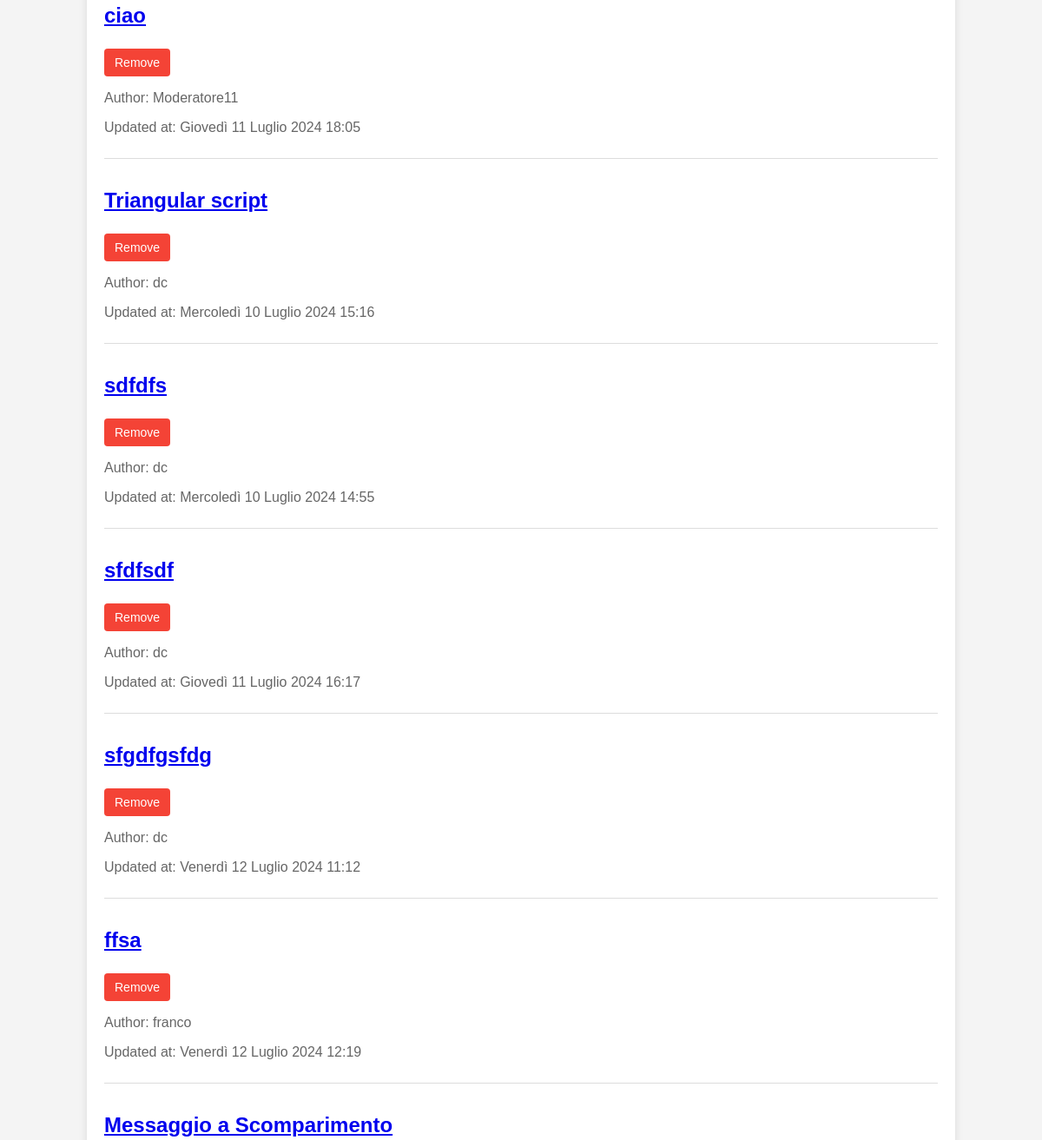
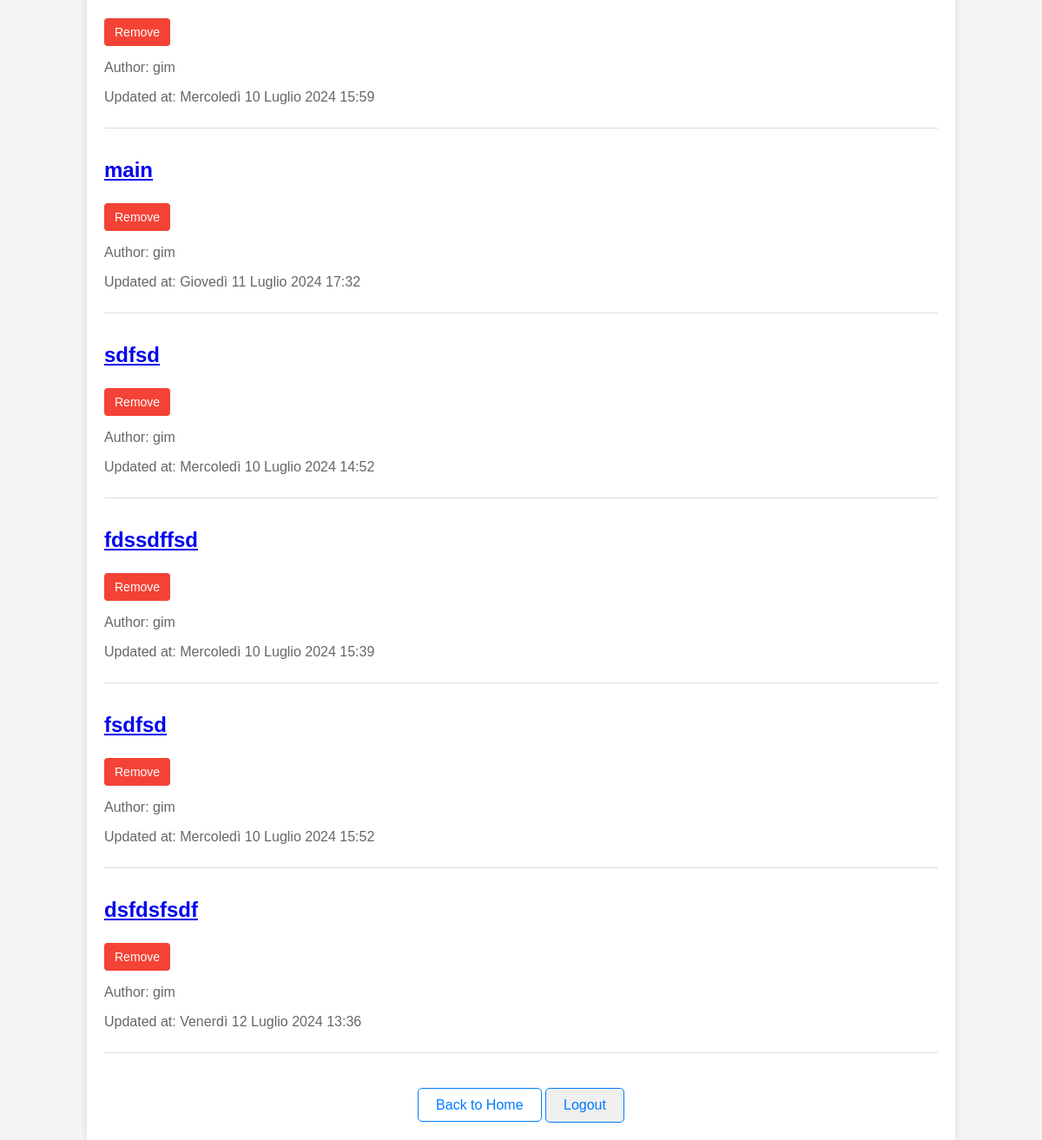
The app's page /accounts/profile/ (signed in, lower part), older data (2 pictures, top to bottom).
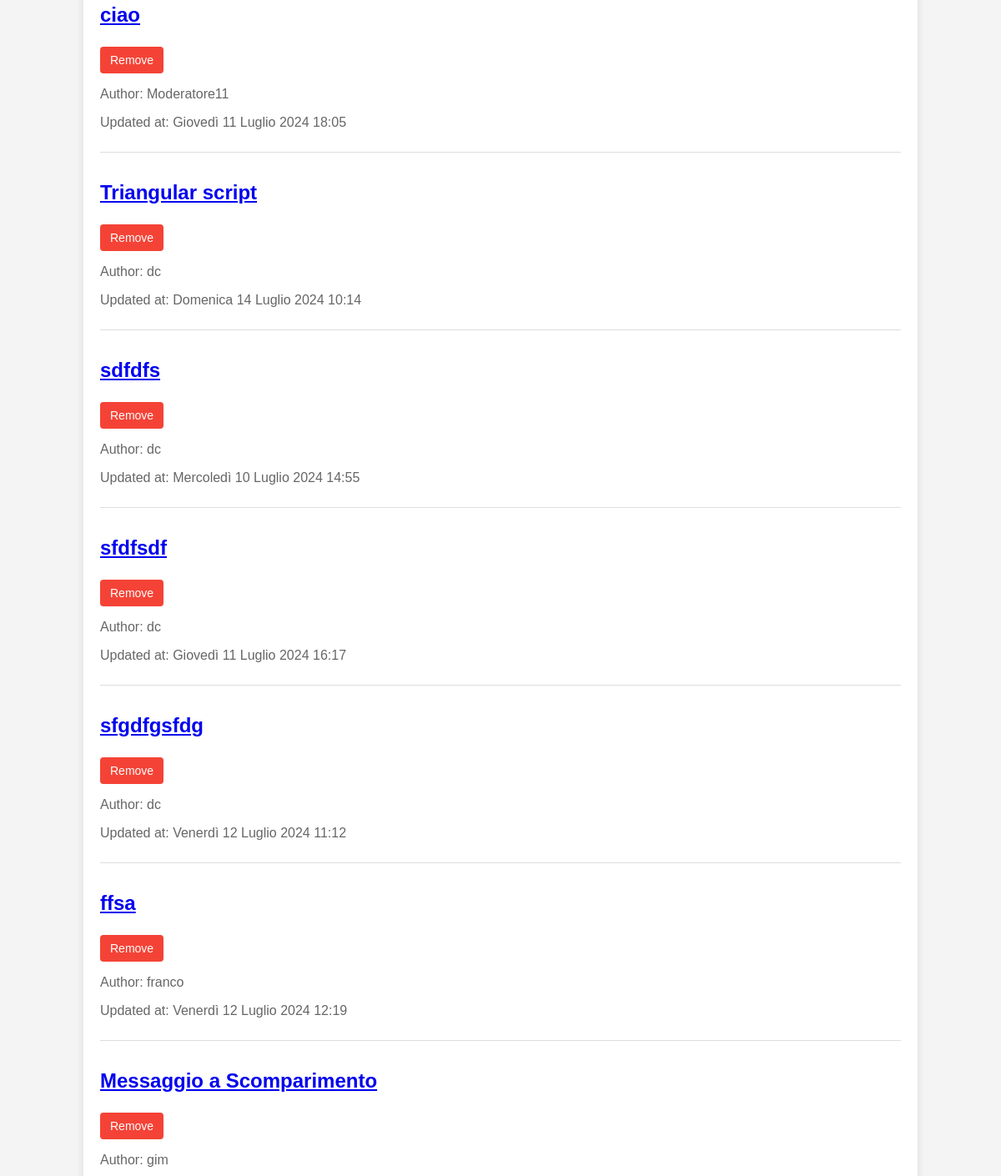
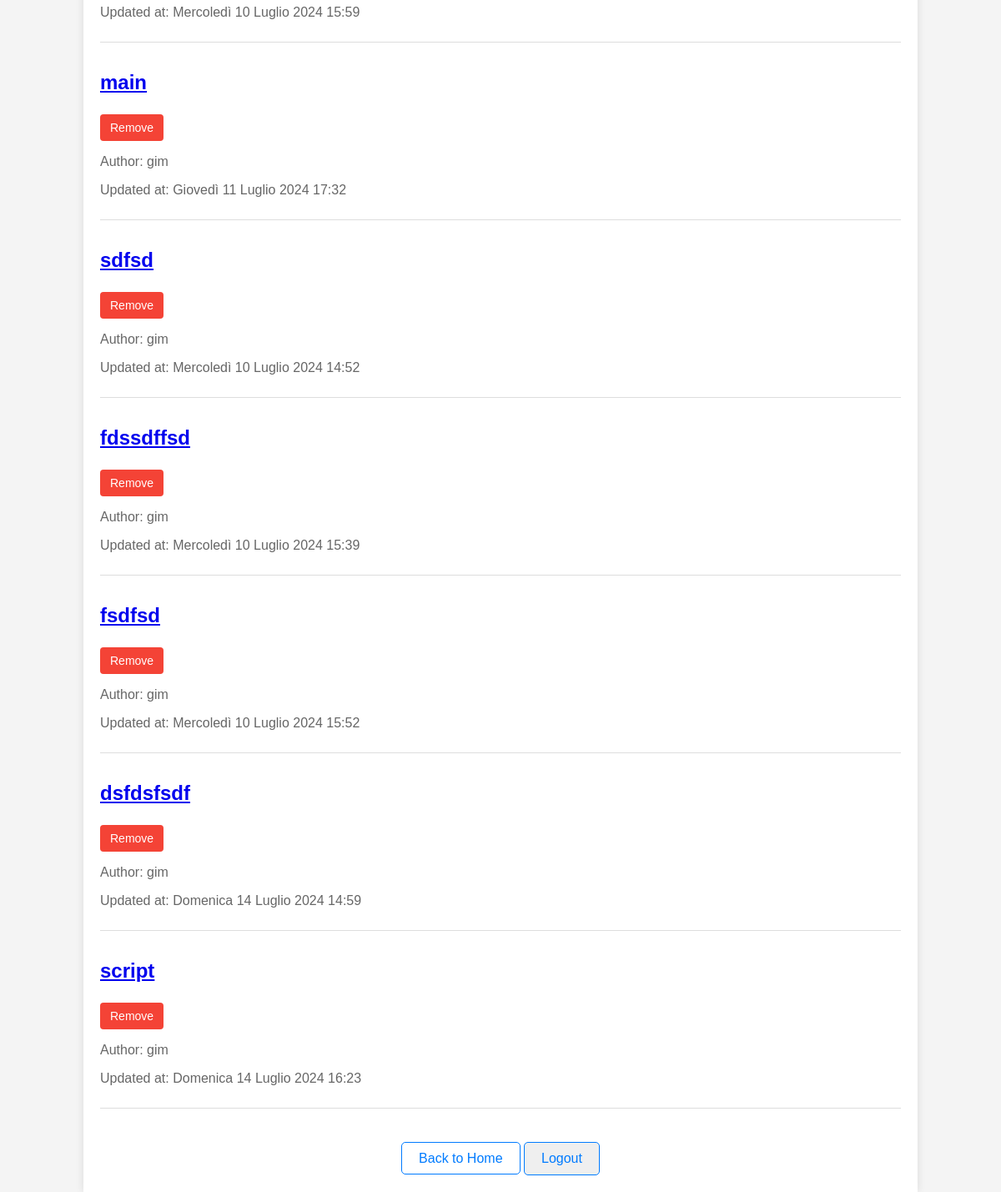
The same page, newer data (2 pictures, top to bottom).
### snippets/models.py (models this page shows, shortened)
class Snippet(models.Model):
    title = models.CharField(max_length=255)
    language = models.ForeignKey(Language, related_name='snippets', on_delete=models.CASCADE)
    author = models.ForeignKey(User, related_name='snippets', on_delete=models.CASCADE)
    description = models.TextField()
    description_html = models.TextField(editable=False)
    code = models.TextField()
    highlighted_code = models.TextField(editable=False)
    pub_date = models.DateTimeField(default=timezone.now, editable=False)
    update_date = models.DateTimeField(default=timezone.now, editable=False)
    tags = models.CharField(max_length=255, default='')
    class Meta:
        ordering = ['-pub_date']

### users/views/profile.py (the view)
# urls.py: path('profile/', profile_view, name='profile'),
@login_required
def profile_view(request):
    user = request.user
    if user.groups.filter(name='Moderator').exists():
        snippets = Snippet.objects.all().order_by('author__username')
        return render(request, 'users/templates/profile/moderator_profile.html', {'user': user, 'snippets': snippets})
    else:
        snippets = Snippet.objects.filter(author=user)
        return render(request, 'users/templates/profile/normal_profile.html', {'user': user, 'snippets': snippets})

### users/templates/profile/moderator_profile.html (shortened to what this page needs)
{% extends "tatum24/templates/base.html" %}
{% load static %}
{% block css %}
    <link rel="stylesheet" href="{% static 'css/profile.css' %}">
{% endblock %}
{% block content %}
    <div class="container">
        <main>
            {% if snippets %}
                <ul class="snippet-list">
                    {% for snippet in snippets %}
                        <li>
                            <h3><a href="{% url 'snippet_detail' snippet.pk %}">{{ snippet.title }}</a></h3>
                            {% if user.is_authenticated %}
                                <form action="{% url 'snippet_remove' snippet.pk %}" method="post"
                                      class="confirm-delete">
                                    <button type="button" class="remove-button"
                                            onclick="confirmDelete('{{ snippet.pk }}')">Remove
                                    </button>
                                </form>
                            {% endif %}
                            <p class="meta">Author: {{ snippet.author }}</p>
                            <p class="meta">Updated at: {{ snippet.update_date }}</p>
                        </li>
                    {% endfor %}
                </ul>
            {% else %}
                <p>You haven't added any snippets yet.</p>
            {% endif %}
        </main>
        <footer>
            <a href="{% url 'home' %}" class="btn">Back to Home</a>
            <form action="{% url 'logout' %}" method="post" style="display: inline;">
                <button type="submit" class="btn btn-secondary">Logout</button>
            </form>
        </footer>
    </div>
{% endblock %}

Row changes from the older to the newer data that the page shows:
changed Snippet "Triangular script": update_date "Mercoledì 10 Luglio 2024 15:16" → "Domenica 14 Luglio 2024 10:14"
changed Snippet "dsfdsfsdf": update_date "Venerdì 12 Luglio 2024 13:36" → "Domenica 14 Luglio 2024 14:59"
added Snippet: title "script", author "gim", update_date "Domenica 14 Luglio 2024 16:23"
